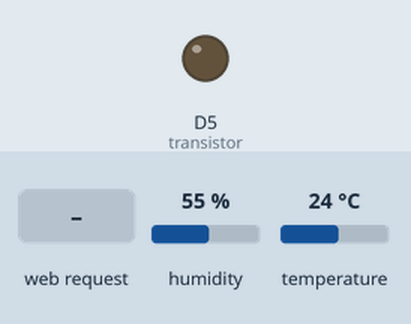
Simulated run of this sketch. Board: ESP8266 (NodeMCU). Shown: output pins drawn as LEDs (lit = HIGH). The test bench sets the inputs (shaded band); at power-on: humidity 55 %, temperature 24 °C. Pins used as bus, display or sensor lines are not drawn; what the sketch prints to the serial monitor is not drawn.

Above: at 1.7 s.
1.8 s: HTTP request GET /temp received
At 2.5 s:
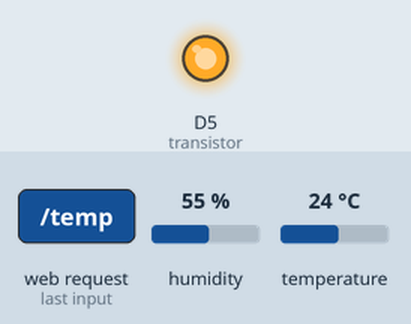
3.3 s: HTTP request GET /hum received
At 9.1 s:
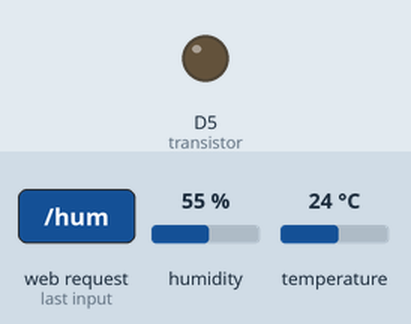
Timing chart, 0 to 10.6 s (numbered marks = the images above; inputs shaded):
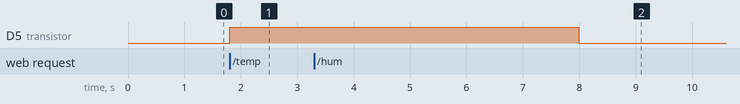

The sketch:

SLAVE-SERVER.ino
```cpp
#include <ESP8266WiFi.h>
#include <WiFiClient.h>
#include <ESP8266WebServer.h>

ESP8266WebServer server(80);

#define AP_SSID "SERVER_SSID"
#define AP_PASS "SERVER_PASSWORD"


//set server IP
IPAddress local_IP(192, 168, 4, 22);
IPAddress gateway(192, 168, 4, 22);
IPAddress subnet(255, 255, 255, 0);


#include <Wire.h>
#include <DHT.h>

#define DHTTYPE DHT11

DHT dht(D2, DHTTYPE);

#define sensorPin A0
#define led D2

#define transistor D5

int humidity = 0;
int temperature = 0;
int hum_soil = 0;
int last_temperature = 0;
int last_humidity = 0;


void readTemp() {

  digitalWrite(transistor, HIGH);
  DataLED();

  delay(3000);

  temperature = dht.readTemperature();

  //Error value
  last_temperature = ((temperature == 2147483647) ? last_temperature : temperature);

/*
  if(temperature == 2147483647){
    temperature = last_temperature;
  }else{
    last_temperature = temperature;
  }
*/

  server.send(200, "text/html", String(temperature));

  //Serial.println("TEMP Sended: "+String(temperature));

  digitalWrite(transistor, LOW);
}

void readHumi() {

  digitalWrite(transistor, HIGH);
  DataLED();

  delay(3000);

  humidity = dht.readHumidity();

  if(humidity == 2147483647){

    humidity = last_humidity;
  }else{
    last_humidity = humidity;
  }

  server.send(200,"text/html", String(humidity));

  //Serial.println("HUM Sended: "+String(humidity));

  digitalWrite(transistor, LOW);
}

void readSoil() {

  digitalWrite(transistor, HIGH);
  DataLED();

  delay(3000);

  hum_soil = analogRead(sensorPin);
  hum_soil = map(hum_soil, 400, 120, 0, 100);

  //Bounds checking for sensor failure
  if(hum_soil >= 100){
    hum_soil = 100;
  }
  if(hum_soil <= 0){
    hum_soil = 0;
  }

  server.send(200, "text/html", String(hum_soil));

  //Serial.println("SOIL Sended: "+String(hum_soil));

  digitalWrite(transistor, LOW);
}


void DataLED() {

  digitalWrite(led, HIGH);
  delay(70);
  digitalWrite(led, LOW);
}

void Deep_sleep() {


  //Serial.println("DeepSleep ON");
  server.send(200, "text/html", "DeepSleep: 30 Seconds (30000)");
  delay(100);
  ESP.deepSleep(5.5e+7);

  //Serial.println("DeepSleep OFF");
  delay(100);

  return;
}


void handleRoot() {
  server.send(200, "text/html", "<h1>You are connected server1</h1>");
}

void setup() {

  Serial.begin(115200);
  dht.begin();

  delay(500);

  pinMode(led, OUTPUT);
  pinMode(transistor, OUTPUT);
  digitalWrite(led, LOW);
  digitalWrite(transistor, LOW);
  pinMode(sensorPin, INPUT);

/*
  Serial.print("Setting AP configuration ...");
  Serial.println(WiFi.softAPConfig(local_IP, gateway, subnet) ? "Ready" : "Failed");

  Serial.println("Setting AP...");
  Serial.println(WiFi.softAP(AP_SSID, AP_PASS) ? "Ready" : "Failed");
*/

  if (WiFi.softAPConfig(local_IP, gateway, subnet)){
    Serial.print("Ready");
  }else{
    Serial.print("Failed");
  }

  if (WiFi.softAP(AP_SSID, AP_PASS)){
    Serial.print("Ready");
  }else{
    Serial.print('Failed');
  }


/*
  IPAddress IP = WiFi.softAPIP();

  Serial.print("AP IP address: ");
  Serial.println(IP);
  Serial.println("AP Ready!");
*/

  server.on("/", handleRoot);
  server.on("/temp", HTTP_GET, readTemp);
  server.on("/hum", HTTP_GET, readHumi);
  server.on("/soil", HTTP_GET, readSoil);
  server.on("/sleep", HTTP_GET, Deep_sleep);

  server.begin();

  //Serial.println("HTTP server started");
}

void loop() {

  server.handleClient();
}
```

Measured:
- after the input at 1.8 s, D5 (transistor): LOW → HIGH at once
- after the input at 3.3 s, D5 (transistor): HIGH → LOW after 4.7 s instead of 1.6 s
